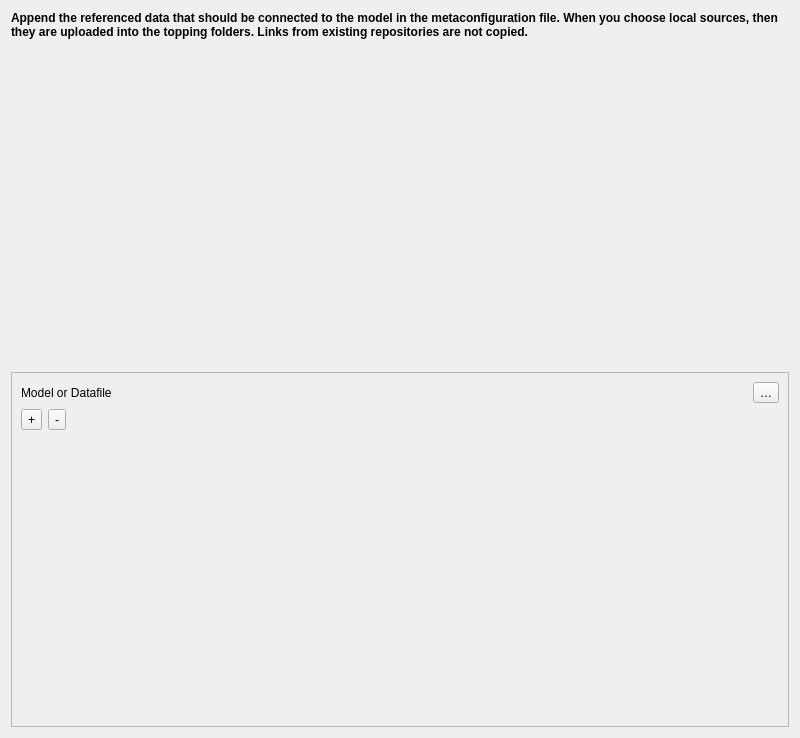
<?xml version="1.0" encoding="UTF-8"?>
<ui version="4.0">
 <class>InterlisImport</class>
 <widget class="QDialog" name="InterlisImport">
  <property name="geometry">
   <rect>
    <x>0</x>
    <y>0</y>
    <width>800</width>
    <height>738</height>
   </rect>
  </property>
  <property name="windowTitle">
   <string>Select Files</string>
  </property>
  <layout class="QGridLayout" name="gridLayout">
   <item row="0" column="0">
    <widget class="QLabel" name="description">
     <property name="minimumSize">
      <size>
       <width>0</width>
       <height>0</height>
      </size>
     </property>
     <property name="font">
      <font>
       <weight>75</weight>
       <bold>true</bold>
      </font>
     </property>
     <property name="text">
      <string>Append the referenced data that should be connected to the model in the metaconfiguration file. When you choose local sources, then they are uploaded into the topping folders. Links from existing repositories are not copied.</string>
     </property>
     <property name="alignment">
      <set>Qt::AlignLeading|Qt::AlignLeft|Qt::AlignTop</set>
     </property>
     <property name="wordWrap">
      <bool>true</bool>
     </property>
    </widget>
   </item>
   <item row="1" column="0">
    <widget class="QFrame" name="content_frame">
     <property name="frameShape">
      <enum>QFrame::StyledPanel</enum>
     </property>
     <property name="frameShadow">
      <enum>QFrame::Raised</enum>
     </property>
     <layout class="QGridLayout" name="gridLayout_2">
      <item row="0" column="0">
       <widget class="QLabel" name="input_line_label">
        <property name="text">
         <string>Model or Datafile</string>
        </property>
       </widget>
      </item>
      <item row="1" column="0" colspan="3">
       <layout class="QHBoxLayout" name="horizontalLayout_3">
        <item>
         <widget class="QToolButton" name="add_button">
          <property name="text">
           <string>+</string>
          </property>
         </widget>
        </item>
        <item>
         <widget class="QToolButton" name="remove_button">
          <property name="text">
           <string>-</string>
          </property>
         </widget>
        </item>
        <item>
         <spacer name="horizontalSpacer">
          <property name="orientation">
           <enum>Qt::Horizontal</enum>
          </property>
          <property name="sizeHint" stdset="0">
           <size>
            <width>674</width>
            <height>20</height>
           </size>
          </property>
         </spacer>
        </item>
       </layout>
      </item>
      <item row="0" column="1">
       <widget class="CompletionLineEdit" name="input_line_edit" native="true"/>
      </item>
      <item row="2" column="0" colspan="3">
       <widget class="FileDropListView" name="source_list_view" native="true"/>
      </item>
      <item row="0" column="2">
       <widget class="QToolButton" name="file_browse_button">
        <property name="toolTip">
         <string>Browse Interlis files</string>
        </property>
        <property name="text">
         <string>…</string>
        </property>
       </widget>
      </item>
     </layout>
    </widget>
   </item>
  </layout>
 </widget>
 <customwidgets>
  <customwidget>
   <class>CompletionLineEdit</class>
   <extends></extends>
   <header>QgisModelBaker.utils.gui_utils</header>
   <container>1</container>
  </customwidget>
  <customwidget>
   <class>FileDropListView</class>
   <extends></extends>
   <header>QgisModelBaker.utils.gui_utils</header>
   <container>1</container>
  </customwidget>
 </customwidgets>
 <resources/>
 <connections/>
</ui>
